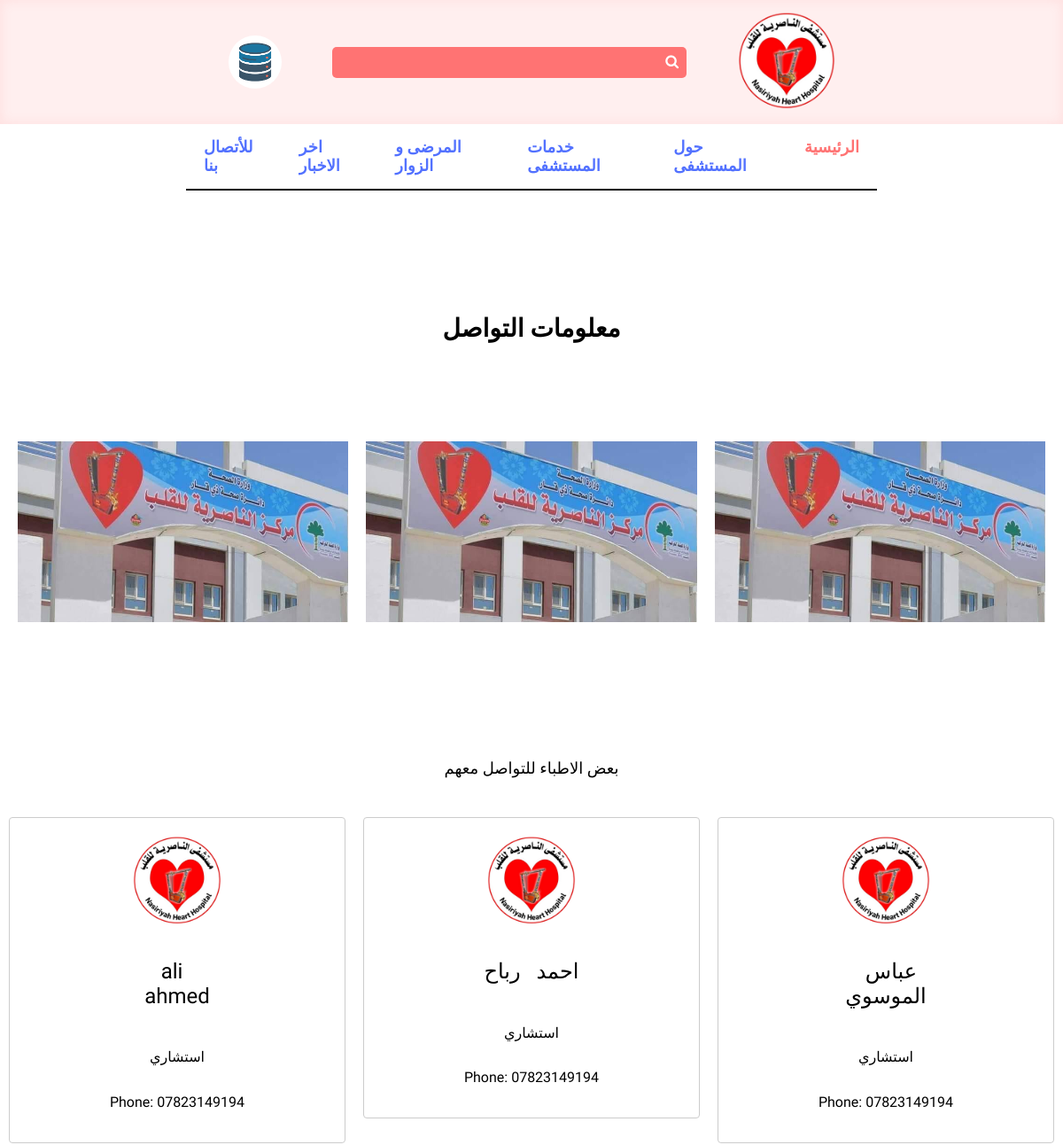
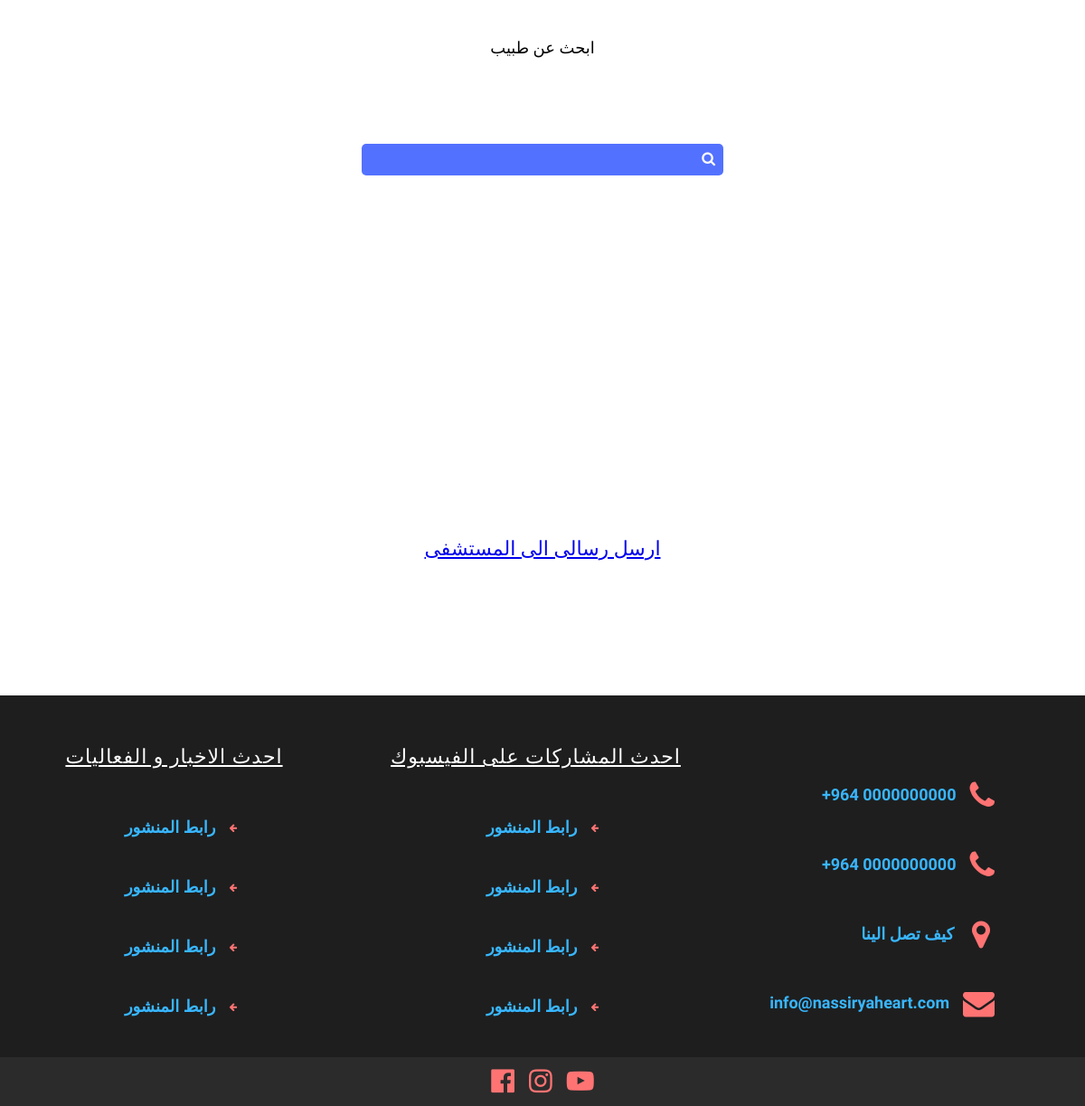
Page /contact_info/ (signed in) on the committed database (2 pictures, top to bottom).
### mainapp/models.py (models this page shows, shortened)
class Profile(models.Model):
    user=models.OneToOneField( settings.AUTH_USER_MODEL,on_delete=models.CASCADE)
    image=models.ImageField(default="/default.jpg",upload_to="profile/%Y/%m/%d")
    phone_number = models.CharField(max_length=60,
                             null=True, blank=True)
    birthdate=models.DateField(blank=True,null=True)

class Doctor(models.Model):
    register_time=models.DateTimeField(auto_now=True,blank=True)
    first_name=models.CharField(max_length=255)
    last_name=models.CharField(max_length=255)
    number=models.CharField(max_length=15)
    job_title=models.CharField(max_length=255)
    image=models.ImageField(default="/default.jpg",upload_to="doctor/%Y/%m/%d")

### mainapp/views.py (the view)
# urls.py: path("contact_info/",views.contact_info,name='contact'),
def contact_info(request):
    searched_doctors=None
    if request.GET.get('doctor'):
        q1=Q(job_title__icontains=request.GET['doctor'])
        q2=Q(first_name__icontains=request.GET['doctor'])
        q3=Q(last_name__icontains=request.GET['doctor'])
        searched_doctors=Doctor.objects.filter(q1|q2|q3)
    doctors=Doctor.objects.all()[:3]
    return render(request,"htmlFiles/contact_info.html",{'doctors':doctors,'searched_doctors':searched_doctors})

### templates/htmlfiles/contact_info.html (shortened to what this page needs)
{% extends 'base.html' %}
{% load static %}
{% block content %}
<div class="main_subject">
    <div class="report_content">
        <div class="subject_title"> معلومات التواصل </div>
        <div class="multi_image_item" >
            <img src="{% static 'source/images/background.jpg' %}" style="margin: 10px;" alt="">
            <img src="{% static 'source/images/background.jpg' %}" style="margin: 10px;" alt="">
            <img src="{% static 'source/images/background.jpg' %}" style="margin: 10px;" alt="">
        </div>
        <div class="text_item">بعض الاطباء للتواصل معهم</div>
        <div class="card-container">
            {% for doctor in doctors %}
            <div class="card">
                <img src="{{doctor.image.url}}" onerror="this.onerror=null;this.src='/default.png/'" />
                <h2>{{doctor.first_name }} &nbsp; {{doctor.last_name}}</h2>
                <p>{{doctor.job_title}}</p>
                <p>Phone: {{doctor.number}}</p>
            </div>
            {% endfor %}
        </div>
        <div class="text_item">ابحث عن طبيب </div>
        <div class="center_item">
            <form class="search_form" method="GET"  action="." >
                <input  class="search_input" type="text" name="doctor" style="background-color: #5371ff;"  >
                <button class="search_submit" type="submit"><i class="fa fa-search" aria-hidden="true"></i> </button>
            </form>
        </div>
        <div class="center_item">
            <a href="{% url 'mail_form' %}" style="font-size: 22px;">ارسل رسالى الى المستشفى</a>
        </div>
    </div>
</div>
{% endblock %}

### templates/base.html (shortened to what this page needs)
{% load static %}
<!DOCTYPE html>
<html lang="en">
<head>
    <link
    rel="stylesheet"
    href="https://cdn.jsdelivr.net/npm/swiper@11/swiper-bundle.min.css"
  />
    <link rel="stylesheet" href="https://cdnjs.cloudflare.com/ajax/libs/font-awesome/4.7.0/css/font-awesome.min.css">
    <link rel="stylesheet"   href="{% static 'css/normal.css' %}">
    <link rel="stylesheet"  href="{% static 'css/style.css' %}">
    <link rel="stylesheet"  href="{% static 'css/subjects.css' %}">
    <link rel="stylesheet"  href="{% static 'css/report.css' %}">
    <link rel="stylesheet"  href="{% static 'css/search.css' %}">
</head>
<body>
    <header class="navbar_header">
          <div class="arabic_english_container">
            {% if request.user.is_authenticated %}
                <div class="action">
                    <div class="profile" onclick="menuToggle();">
                      {% if user.profile.image %}
                      <img src="{{user.profile.image.url}}" onerror="this.onerror=null;this.src='/default.png/'" />
                      {% else %}
                      <img src="/default.jpg/" />
                      {% endif %}
                    </div>
                  </div>
            {% else %}
            <button class="arabic"><a href="{% url 'login' %}">دخول</a></button>
            <button class="english"><a href="{% url 'signup' %}">تسجيل</a></button>
            {% endif %}
        </div>
        <form class="search_form" method="GET"  action="/search_result/">
            <input  class="search_input" type="text" name="search"  >
            <button class="search_submit" type="submit"><i class="fa fa-search" aria-hidden="true"></i> </button>
        </form>
        <div class="logo_container">
            <img  class="logo_img" src="{% static 'source/images/MainLogo.png' %}" alt="logo">
        </div>
    </header>
<div class="second_navbar_container">
    <header class="second_navbar">
            <a class="subject" href="/" id="main">الرئيسية</a>
            <a class="subject" href="/about_hospital/">حول المستشفى</a>
            <a class="subject" href="/hospital_services/">خدمات المستشفى</a>
            <a class="subject" href="/patients_and_visitors/">المرضى و الزوار</a>
            <a class="subject" href="/reports/1/">اخر الاخبار</a>
            <a class="subject" href="/contact_info/">للأتصال بنا</a>
        </header>
    </div>
    {% block content %}
    {% endblock %}
    <div class="footer">
        <div class="part">
            <div class="part_item">
                <span id="part_two">احدث الاخبار و الفعاليات</span>
            </div>
            <div class="part_item news">
               <a href="{% url 'report' 1 %}"> <span>رابط المنشور</span></a>
                <i class="fa fa-arrow-left" aria-hidden="true"></i>
            </div>
            <div class="part_item news">
             <a href="{% url 'report' 2 %}"> <span>رابط المنشور</span></a>
                <i class="fa fa-arrow-left" aria-hidden="true"></i>
            </div>
            <div class="part_item news">
              <a href="{% url 'report' 2 %}">  <span> رابط المنشور</span></a>
                <i class="fa fa-arrow-left" aria-hidden="true"></i>
            </div>
            <div class="part_item news">
               <a href="{% url 'report' 4 %}"><span>رابط المنشور</span></a>
                <i class="fa fa-arrow-left" aria-hidden="true"></i>
            </div>
        </div>
        <div class="part">
            <div class="part_item">
                 <span id="part_two">احدث المشاركات على  الفيسبوك</span>
            </div>
            <div class="part_item news">
               <a href="https://fb.watch/rXO-4PC_m1/"><span>رابط المنشور</span></a>
                <i class="fa fa-arrow-left" aria-hidden="true"></i>
            </div>
            <div class="part_item news">
                <a href="https://www.facebook.com/NHCOH/posts/pfbid02D9YFFEDvdYqxpowC232cKgUX8dmVEMz8tn5scsYgaM6NLH7BfcDRDuvwGMSzgxDCl"><span>رابط المنشور</span></a>
                <i class="fa fa-arrow-left" aria-hidden="true"></i>
            </div>
            <div class="part_item news">
                <a href="https://fb.watch/rXP1V_XAU3/">  <span> رابط المنشور</span></a>
                <i class="fa fa-arrow-left" aria-hidden="true"></i>
            </div>
            <div class="part_item news">
                <a href="https://www.facebook.com/NHCOH/posts/pfbid02ERhAAqgtzgh5bSAdavmohriTV8ux4a4Z4kYJ2MNmz2dgg34DJZRoHYA7BgzYR8FPl"> <span>رابط المنشور</span></a>
                <i class="fa fa-arrow-left" aria-hidden="true"></i>
            </div>
        </div>
        <div class="part" id="info_part">
            <div class="part_item info" >
                <span>+964 0000000000</span>
                <i class="fa fa-phone" aria-hidden="true"></i>
            </div>
            <div class="part_item info">
                <span>+964 0000000000</span>
                <i class="fa fa-phone" aria-hidden="true"></i>
            </div>
            <div class="part_item info">
               <a href="https://www.google.com/maps/place/Nassiriya+Heart+Center/@31.080889,46.2476,10z/data=!4m6!3m5!1s0x3fddfce278fda60b:0x9e70920fe98fac40!8m2!3d31.0808892!4d46.2476004!16s%2Fm%2F012vtx21?hl=en-GB&entry=ttu"> <span> كيف تصل الينا</span> </a>
               <i class="fa fa-map-marker" aria-hidden="true"></i>
            </div>
            <div class="part_item info">
                <a href="mailto:info@nassiryaheart.com"> <span>info@nassiryaheart.com </span></a>
                <i class="fa fa-envelope" aria-hidden="true"></i>
            </div>
        </div>
    </div>
    <div class="social_media">
        <a class="social_media_icon" href="https://www.facebook.com/NHCOH">
            <i class="fa fa-facebook-official" aria-hidden="true"></i>
        </a>
        <a class="social_media_icon" href="https://www.instagram.com/nasiryahearthospital?utm_source=ig_web_button_share_sheet&igsh=OGQ5ZDc2ODk2ZA==">
            <i class="fa fa-instagram" aria-hidden="true"></i>
        </a>
        <a class="social_media_icon" href="https://www.youtube.com/@NasiryaHeartHospital">
            <i class="fa fa-youtube-play" aria-hidden="true"></i>
        </a>
    </div>
</body>
</html>

### static/css/normal.css (style rules this page uses)
html { line-height: 1.15; -webkit-text-size-adjust: 100%; }
body { margin: 0; }
a { background-color: transparent; }
img { border-style: none; }
button, input, optgroup, select, textarea { font-family: inherit; font-size: 100%; line-height: 1.15; margin: 0; }
button, input { overflow: visible; }
button, select { text-transform: none; }
button, [type="button"], [type="reset"], [type="submit"] { -webkit-appearance: button; }

### static/css/style.css (style rules this page uses)
* { box-sizing: border-box; font-family: "Almarai", sans-serif; font-optical-sizing: auto; font-weight:normal; font-style: normal; }
:root { --red:#ff7373; --light_red:#fda7a7; --blue:#38B6FF; --gray:#FFEFEF; --darker-blue:#5271FF; --light_blue:#b1e2ff; --time:0.3s; --mobile_size:480px; }
.fa-map-marker:before { content: "\f041"; margin: 5px; }
.navbar_header { height: 140px; background-color: #FFEFEF; display: flex; justify-content: space-evenly; align-items: center; padding: 0 200px; box-shadow: inset 0 0 14px #ff68691f; }
.search_form { position: relative; width:400px; }
.search_input { width:100%; height: 100%; padding: 8px 40px 8px 32px; border:none; border-radius: 5px; background-color: var(--red); color:white; outline: none; text-align: end; }
.search_submit { position:absolute; top:7px; right:3px; background:none; border:none; }
.search_submit > i { cursor: pointer; transition: var(--time); color:white; }
.logo_img { width:110px; }
.logo_container { cursor:pointer; }
.arabic_english_container { display: flex; position: relative; }
.second_navbar { display: flex; justify-content: center; flex-direction: row-reverse; border-bottom: 2px solid black; width: 65%; }
.subject { font-weight: 600; font-size: 18px; padding: 16px 20px; color:var(--darker-blue); border-bottom: 2px solid black; transition: var(--time); border:none; cursor: pointer; text-decoration: none; }
#main { color:var(--red); }
.second_navbar_container { display: flex; justify-content: center }
.center_item { display: flex; justify-content: center; margin: 50px; }
.footer { display: flex; height: 400px; background-color: #1E1E1E; margin-top:25px; }
.part { flex-basis: 100%; display: flex; flex-direction: column; justify-content: space-evenly; align-items: center; }
.part_item { color:white; display: flex; align-items: center; }
.part_item span { margin-right: 15px; cursor: pointer; font-size: 18px; color:var(--blue); transition: 0.2s; font-weight: 600; }
.part_item a { text-decoration: none; }
.part_item i { color:var(--red); font-size: 35px; }
#part_two { text-align: end; padding: 10px; color:white; text-decoration: underline; font-size: 22px; letter-spacing: 1px; font-weight: normal; }
.news i { font-size: 10px; }
#info_part { align-items: flex-end; }
.info { margin-right: 100px ; }
.social_media { display: flex; justify-content: center; align-items: center; background-color: #2c2b2b; padding: 10px; }
.social_media_icon { color:var(--red); font-size: 30px; margin:0 8px; transition: var(--time); }
.action .profile { width: 60px; height: 60px; border-radius: 50%; overflow: hidden; cursor: pointer; }
.action .profile img { width: 100%; height: 100%; object-fit: cover; }

### static/css/subjects.css (style rules this page uses)
:root { --red:#ff7373; --light_red:#fda7a7; --blue:#38B6FF; --gray:#FFEFEF; --darker-blue:#5271FF; --light_blue:#b1e2ff; --time:0.3s; }
.main_subject { display: flex; margin: 160px; }
.subject_title { font-size: 26px; font-weight: 700; color:black; }
.multi_image_item { display: flex; max-width:100%; min-width: 100%; justify-content: center; }
.multi_image_item img { flex-grow: 1; width:0px; max-width: 500px; }
.text_item { line-height: 1.7; font-size: 20px; padding: 40px 110px; text-align: end; }
.text_item h1,h2,h3,h4 { padding: 10px 114px; }
@media screen and (max-width:1800px) and (min-width:540px) { .subject_title { font-size: 28px; font-weight: 700; color: black; margin-top: 40px; } }
@media screen and (max-width:1800px) and (min-width:540px) { .main_subject { display: flex; margin: 100px 10px; flex-direction: column-reverse; } }
@media screen and (max-width:1800px) and (min-width:540px) { .text_item { line-height: 1.7; font-size: 18px; padding: 40px 80px; text-align: end; } }

### static/css/report.css (style rules this page uses)
.report_content { width: 100%; display: flex; align-items: center; flex-direction: column; }

### static/css/search.css (style rules this page uses)
:root { --red:#ff7373; --light_red:#fda7a7; --blue:#38B6FF; --gray:#FFEFEF; --darker-blue:#5271FF; --light_blue:#b1e2ff; --time:0.3s; --mobile_size:480px; }

### rows in the picture
Doctor: image (picture), first_name "ali", last_name "ahmed", job_title "استشاري", number "07823149194"
Doctor: image (picture), first_name "احمد", last_name "رباح", job_title "استشاري", number "07823149194"
Doctor: image (picture), first_name "عباس", last_name "الموسوي", job_title "استشاري", number "07823149194"
